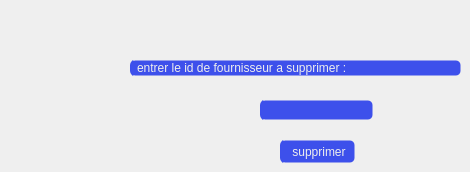
      <widget class="QWidget" name="tab_6">
       <attribute name="title">
        <string>supprimer</string>
       </attribute>
       <widget class="QLabel" name="label_12">
        <property name="geometry">
         <rect>
          <x>130</x>
          <y>60</y>
          <width>331</width>
          <height>16</height>
         </rect>
        </property>
        <property name="styleSheet">
         <string notr="true">QLabel {
background-image: url(C:/Users/HP/Documents/Health-application/icons/16x16/cil-folder-open.png);
	background-position: left center;

    background-repeat: no-repeat;

	border: 1px solid transparent;
color:rgb(238, 238, 238);
	border-radius: 5px;	
	background-color:#3d50eb;
border-left:4px solid #3d50eb;

}
QLabel:hover {
color:rgb(255, 255, 255);
		background-color: rgb(63, 84, 244);
}
QLabel:pressed {	
	border: 2px solid rgb(55, 74, 214) ;
}</string>
        </property>
        <property name="text">
         <string>entrer le id de fournisseur a supprimer :</string>
        </property>
       </widget>
       <widget class="QPushButton" name="pushButton_9">
        <property name="geometry">
         <rect>
          <x>280</x>
          <y>140</y>
          <width>75</width>
          <height>23</height>
         </rect>
        </property>
        <property name="styleSheet">
         <string notr="true">QPushButton {
background-image: url(C:/Users/HP/Documents/Health-application/icons/16x16/cil-folder-open.png);
	background-position: left center;

    background-repeat: no-repeat;

	border: 1px solid transparent;
color:rgb(238, 238, 238);
	border-radius: 5px;	
	background-color:#3d50eb;
border-left:4px solid #3d50eb;

}
QPushButton:hover {
color:rgb(255, 255, 255);
		background-color: rgb(63, 84, 244);
}
QPushButton:pressed {	
	border: 2px solid rgb(55, 74, 214) ;
}</string>
        </property>
        <property name="text">
         <string>supprimer</string>
        </property>
       </widget>
       <widget class="QLineEdit" name="lineEdit_11">
        <property name="geometry">
         <rect>
          <x>260</x>
          <y>100</y>
          <width>113</width>
          <height>20</height>
         </rect>
        </property>
        <property name="styleSheet">
         <string notr="true">QLineEdit {
background-image: url(C:/Users/HP/Documents/Health-application/icons/16x16/cil-folder-open.png);
	background-position: left center;

    background-repeat: no-repeat;

	border: 1px solid transparent;
color:rgb(238, 238, 238);
	border-radius: 5px;	
	background-color:#3d50eb;
border-left:4px solid #3d50eb;

}
QLineEdit:hover {
color:rgb(255, 255, 255);
		background-color: rgb(63, 84, 244);
}
QLineEdit:pressed {	
	border: 2px solid rgb(55, 74, 214) ;
}</string>
        </property>
       </widget>
      </widget>
